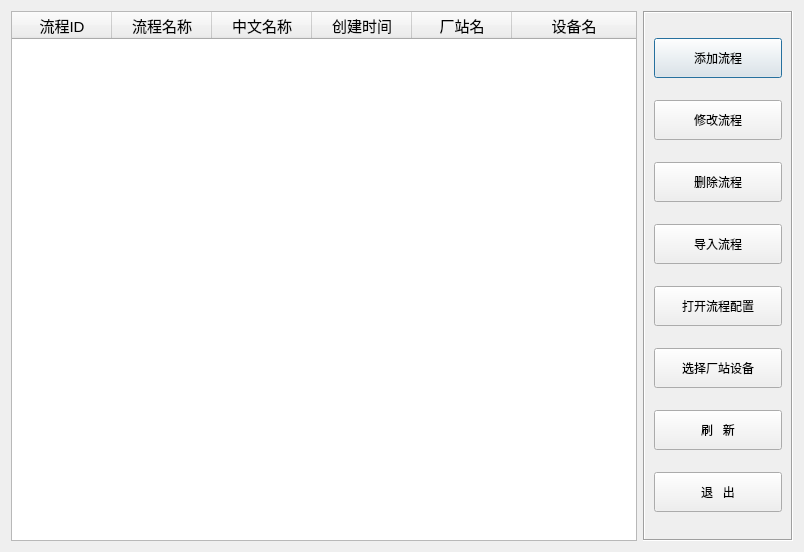
<?xml version="1.0" encoding="UTF-8"?>
<ui version="4.0">
 <class>SequenceList</class>
 <widget class="QDialog" name="SequenceList">
  <property name="geometry">
   <rect>
    <x>0</x>
    <y>0</y>
    <width>804</width>
    <height>552</height>
   </rect>
  </property>
  <property name="windowTitle">
   <string>流程库</string>
  </property>
  <layout class="QHBoxLayout" name="horizontalLayout">
   <item>
    <widget class="QTableWidget" name="tableWidget">
     <property name="styleSheet">
      <string notr="true">font: 14pt &quot;宋体&quot;;</string>
     </property>
     <attribute name="horizontalHeaderStretchLastSection">
      <bool>true</bool>
     </attribute>
     <column>
      <property name="text">
       <string>流程ID</string>
      </property>
      <property name="font">
       <font>
        <pointsize>11</pointsize>
       </font>
      </property>
     </column>
     <column>
      <property name="text">
       <string>流程名称</string>
      </property>
      <property name="font">
       <font>
        <pointsize>11</pointsize>
       </font>
      </property>
     </column>
     <column>
      <property name="text">
       <string>中文名称</string>
      </property>
      <property name="font">
       <font>
        <pointsize>11</pointsize>
       </font>
      </property>
     </column>
     <column>
      <property name="text">
       <string>创建时间</string>
      </property>
      <property name="font">
       <font>
        <pointsize>11</pointsize>
       </font>
      </property>
     </column>
     <column>
      <property name="text">
       <string>厂站名</string>
      </property>
      <property name="font">
       <font>
        <pointsize>11</pointsize>
       </font>
      </property>
     </column>
     <column>
      <property name="text">
       <string>设备名</string>
      </property>
      <property name="font">
       <font>
        <pointsize>11</pointsize>
       </font>
      </property>
     </column>
    </widget>
   </item>
   <item>
    <widget class="QFrame" name="frame">
     <property name="minimumSize">
      <size>
       <width>150</width>
       <height>0</height>
      </size>
     </property>
     <property name="maximumSize">
      <size>
       <width>150</width>
       <height>16777215</height>
      </size>
     </property>
     <property name="frameShape">
      <enum>QFrame::Box</enum>
     </property>
     <property name="frameShadow">
      <enum>QFrame::Sunken</enum>
     </property>
     <layout class="QVBoxLayout" name="verticalLayout">
      <item>
       <widget class="QPushButton" name="pushButtonAdd">
        <property name="minimumSize">
         <size>
          <width>0</width>
          <height>40</height>
         </size>
        </property>
        <property name="styleSheet">
         <string notr="true">font: 14pt &quot;宋体&quot;;</string>
        </property>
        <property name="text">
         <string>添加流程</string>
        </property>
       </widget>
      </item>
      <item>
       <widget class="QPushButton" name="pushButtonModi">
        <property name="minimumSize">
         <size>
          <width>0</width>
          <height>40</height>
         </size>
        </property>
        <property name="styleSheet">
         <string notr="true">font: 14pt &quot;宋体&quot;;</string>
        </property>
        <property name="text">
         <string>修改流程</string>
        </property>
       </widget>
      </item>
      <item>
       <widget class="QPushButton" name="pushButtonDel">
        <property name="minimumSize">
         <size>
          <width>0</width>
          <height>40</height>
         </size>
        </property>
        <property name="styleSheet">
         <string notr="true">font: 14pt &quot;宋体&quot;;</string>
        </property>
        <property name="text">
         <string>删除流程</string>
        </property>
       </widget>
      </item>
      <item>
       <widget class="QPushButton" name="buttonSequenceInto">
        <property name="minimumSize">
         <size>
          <width>0</width>
          <height>40</height>
         </size>
        </property>
        <property name="styleSheet">
         <string notr="true">font: 14pt &quot;宋体&quot;;</string>
        </property>
        <property name="text">
         <string>导入流程</string>
        </property>
       </widget>
      </item>
      <item>
       <widget class="QPushButton" name="buttonSequenceConfig">
        <property name="minimumSize">
         <size>
          <width>0</width>
          <height>40</height>
         </size>
        </property>
        <property name="styleSheet">
         <string notr="true">font: 14pt &quot;宋体&quot;;</string>
        </property>
        <property name="text">
         <string>打开流程配置</string>
        </property>
       </widget>
      </item>
      <item>
       <widget class="QPushButton" name="buttonStnDev">
        <property name="minimumSize">
         <size>
          <width>0</width>
          <height>40</height>
         </size>
        </property>
        <property name="styleSheet">
         <string notr="true">font: 14pt &quot;宋体&quot;;</string>
        </property>
        <property name="text">
         <string>选择厂站设备</string>
        </property>
       </widget>
      </item>
      <item>
       <widget class="QPushButton" name="pushButtonRefresh">
        <property name="minimumSize">
         <size>
          <width>0</width>
          <height>40</height>
         </size>
        </property>
        <property name="styleSheet">
         <string notr="true">font: 14pt &quot;宋体&quot;;</string>
        </property>
        <property name="text">
         <string>刷   新</string>
        </property>
       </widget>
      </item>
      <item>
       <widget class="QPushButton" name="pushButtonQuit">
        <property name="minimumSize">
         <size>
          <width>0</width>
          <height>40</height>
         </size>
        </property>
        <property name="styleSheet">
         <string notr="true">font: 14pt &quot;宋体&quot;;</string>
        </property>
        <property name="text">
         <string>退   出</string>
        </property>
       </widget>
      </item>
     </layout>
    </widget>
   </item>
  </layout>
 </widget>
 <tabstops>
  <tabstop>pushButtonAdd</tabstop>
  <tabstop>pushButtonModi</tabstop>
  <tabstop>pushButtonDel</tabstop>
  <tabstop>pushButtonRefresh</tabstop>
  <tabstop>pushButtonQuit</tabstop>
  <tabstop>tableWidget</tabstop>
 </tabstops>
 <resources/>
 <connections/>
</ui>
